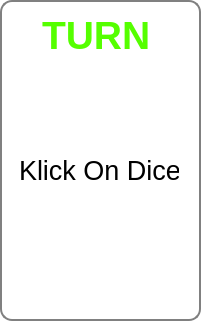
   <widget class="QWidget" name="dice_board" native="true">
    <property name="geometry">
     <rect>
      <x>10</x>
      <y>380</y>
      <width>201</width>
      <height>321</height>
     </rect>
    </property>
    <property name="styleSheet">
     <string notr="true">background-color: rgb(255, 255, 255);
border: 2px solid gray;
border-radius: 12px;</string>
    </property>
    <widget class="QPushButton" name="Roll_Button">
     <property name="geometry">
      <rect>
       <x>20</x>
       <y>200</y>
       <width>161</width>
       <height>101</height>
      </rect>
     </property>
     <property name="styleSheet">
      <string notr="true">border-color: rgb(255, 255, 255, 0);</string>
     </property>
     <property name="text">
      <string notr="true"/>
     </property>
     <property name="icon">
      <iconset resource="my_icon.qrc">
       <normaloff>:/newPrefix/icons/six.png</normaloff>:/newPrefix/icons/six.png</iconset>
     </property>
     <property name="iconSize">
      <size>
       <width>100</width>
       <height>100</height>
      </size>
     </property>
    </widget>
    <widget class="QLabel" name="klick_on_dice">
     <property name="geometry">
      <rect>
       <x>10</x>
       <y>150</y>
       <width>171</width>
       <height>41</height>
      </rect>
     </property>
     <property name="font">
      <font>
       <pointsize>20</pointsize>
      </font>
     </property>
     <property name="styleSheet">
      <string notr="true">border-color: rgb(255, 255, 255, 0);</string>
     </property>
     <property name="text">
      <string>Klick On Dice</string>
     </property>
    </widget>
    <widget class="QLabel" name="turn">
     <property name="geometry">
      <rect>
       <x>30</x>
       <y>10</y>
       <width>131</width>
       <height>51</height>
      </rect>
     </property>
     <property name="font">
      <font>
       <pointsize>29</pointsize>
      </font>
     </property>
     <property name="styleSheet">
      <string notr="true">border-color: rgb(255, 255, 255, 0);
background-color: rgb(255, 255, 255, 0);</string>
     </property>
     <property name="text">
      <string>&lt;html&gt;&lt;head/&gt;&lt;body&gt;&lt;p&gt;&lt;span style=&quot; font-weight:600; color:#55ff00;&quot;&gt;TURN&lt;/span&gt;&lt;/p&gt;&lt;/body&gt;&lt;/html&gt;</string>
     </property>
    </widget>
    <widget class="QLabel" name="player_turn">
     <property name="geometry">
      <rect>
       <x>10</x>
       <y>70</y>
       <width>181</width>
       <height>61</height>
      </rect>
     </property>
     <property name="font">
      <font>
       <pointsize>20</pointsize>
      </font>
     </property>
     <property name="styleSheet">
      <string notr="true">border-color: rgb(255, 255, 255, 0);
background-color: rgb(255, 255, 255, 0);</string>
     </property>
     <property name="text">
      <string/>
     </property>
    </widget>
   </widget>
